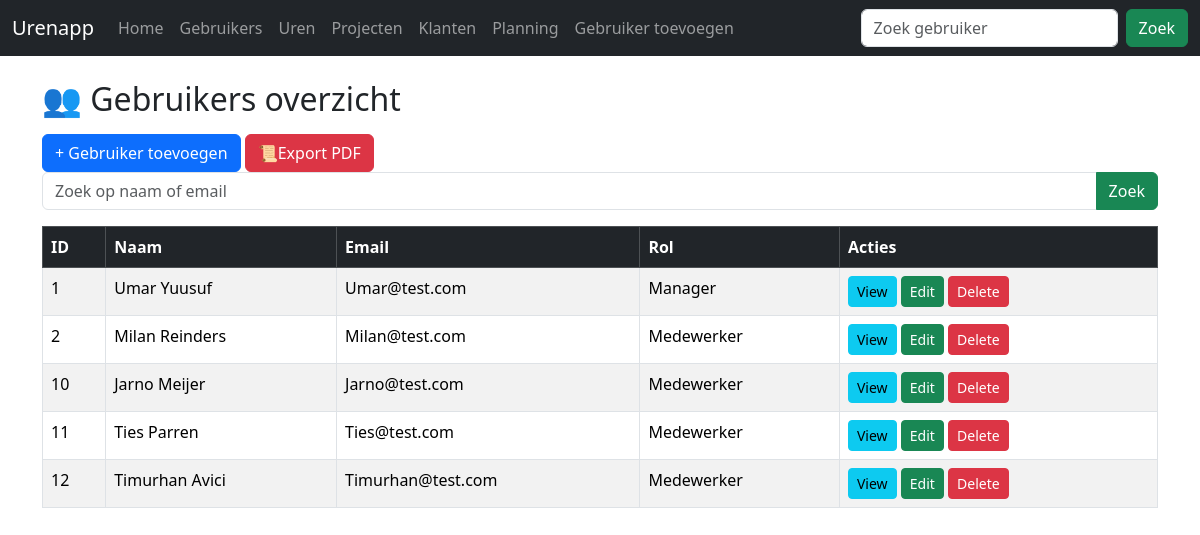
Screenshot of /users/users.php with the database file from the repository.
### tables this page shows
CREATE TABLE IF NOT EXISTS `users` (
  `Id` int NOT NULL AUTO_INCREMENT,
  `Naam` varchar(100) NOT NULL,
  `Email` varchar(100) NOT NULL,
  `Rol` varchar(50) NOT NULL,
  PRIMARY KEY (`Id`)
);

### users/users.php (the view, shortened to what this page needs)
<?php
include '../dbcon.php';
?>
<!DOCTYPE html>
<html>
<head>
    <link href="https://cdn.jsdelivr.net/npm/bootstrap@5.3.8/dist/css/bootstrap.min.css" rel="stylesheet">
</head>
<body>
<?php include '../navbar.php';
 ?>
<div class="container mt-4">
    <h2 class="mb-3">👥 Gebruikers overzicht</h2>
    <a href="create-user.php" class="btn btn-primary">
        + Gebruiker toevoegen </a>
        <a href="../pdf.php?page=users" class="btn btn-danger">
    📜Export PDF
</a>
    <form method="GET">
        <div class="input-group mb-3">
            <input type="text"
                   name="search"
                   value="<?= isset($_GET['search']) ? $_GET['search'] : '' ?>"
                   class="form-control"
                   placeholder="Zoek op naam of email">
            <button type="submit" class="btn btn-success">Zoek</button>
        </div>
    </form>
    <table class="table table-bordered table-striped">
        <thead class="table-dark">
            <tr>
                <th>ID</th>
                <th>Naam</th>
                <th>Email</th>
                <th>Rol</th>
                <th>Acties</th>
            </tr>
        </thead>
        <tbody>
        <?php
        if(isset($_GET['search']) && $_GET['search'] != "")
        {
            $search = mysqli_real_escape_string($con, $_GET['search']);
            $query = "SELECT * FROM users
                      WHERE Naam LIKE '%$search%'
                      OR Email LIKE '%$search%'";
        }
        else
        {
            $query = "SELECT * FROM users";
        }
        $query_run = mysqli_query($con, $query);
        if(mysqli_num_rows($query_run) > 0)
        {
            foreach($query_run as $user)
            {
        ?>
                <tr>
                    <td><?= $user['Id']; ?></td>
                    <td><?= $user['Naam']; ?></td>
                    <td><?= $user['Email']; ?></td>
                    <td><?= $user['Rol']; ?></td>
                    <td>
                        <a href="user-view.php?id=<?= $user['Id']; ?>" class="btn btn-info btn-sm">
                            View
                        </a>
                        <a href="user-edit.php?id=<?= $user['Id']; ?>" class="btn btn-success btn-sm">
                            Edit
                        </a>
                        <a href="delete-user.php?id=<?= $user['Id']; ?>"
                           class="btn btn-danger btn-sm"
                           onclick="return confirm('Weet je het zeker?')">
                            Delete
                        </a>
                    </td>
                </tr>
        <?php
            }
        }
        else
        {
            echo "<tr><td colspan='5'>Geen data gevonden</td></tr>";
        }
        ?>
        </tbody>
    </table>
</div>
</body>
</html>

### rows the page displays
users: Id "1", Naam "Umar Yuusuf", Email "Umar@test.com", Rol "Manager"
users: Id "2", Naam "Milan Reinders", Email "Milan@test.com", Rol "Medewerker"
users: Id "10", Naam "Jarno Meijer", Email "Jarno@test.com", Rol "Medewerker"
users: Id "11", Naam "Ties Parren", Email "Ties@test.com", Rol "Medewerker"
users: Id "12", Naam "Timurhan Avici", Email "Timurhan@test.com", Rol "Medewerker"
